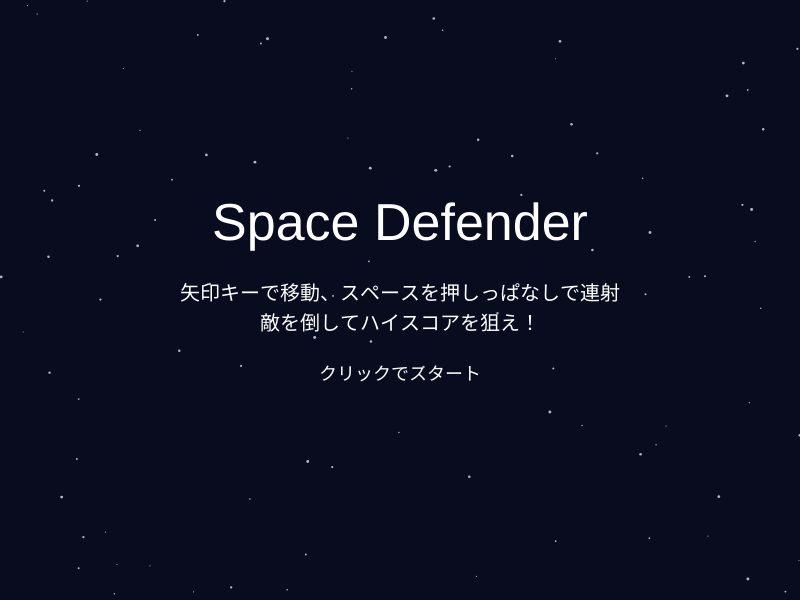
Frame 1 (no input)
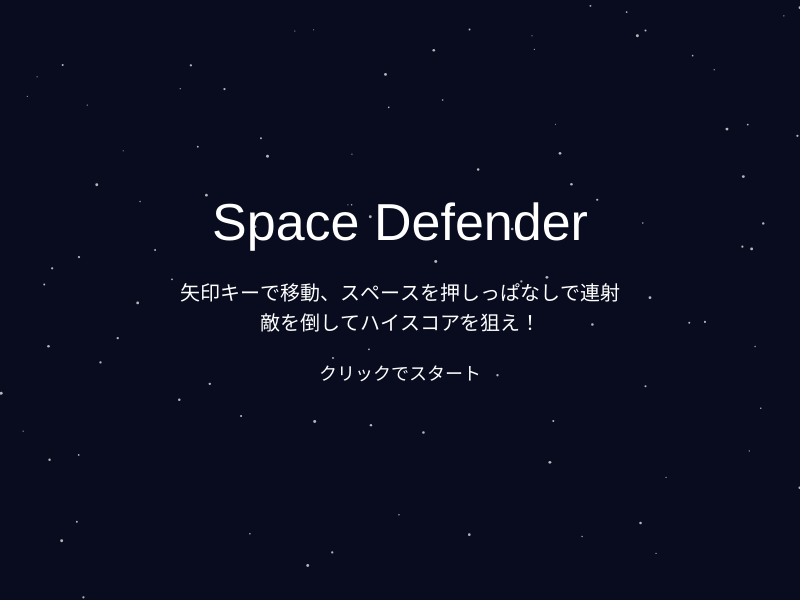
Frame 60 (no input)
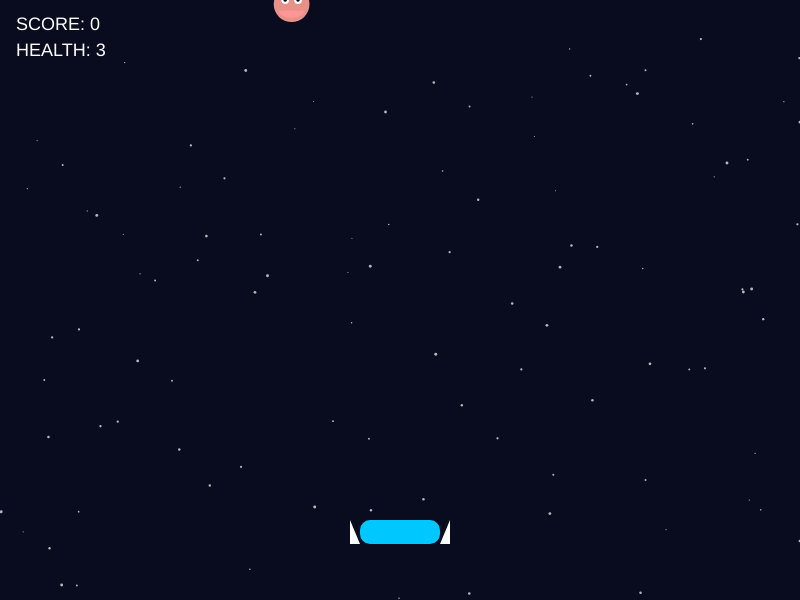
Frame 120 (the mouse pressed at the canvas centre since frame 60)

The p5.js sketch that drew these frames (run headless with seeded random() and noise() and a simulated clock; from frame 60 on, the mouse is pressed at the canvas centre):

// p5.js sketch
// ── sketch.js
let mode;
let playerX;
let playerY;
let playerW;
let playerH;
let playerSpeed;
let bullets;
let enemies;
let stars;
let score;
let health;
let spawnTimer;
let enemySpeed;
let fireCooldown;

function setup() {
  createCanvas(800, 600);
  resetGame();
}

function resetGame() {
  mode = 0;
  playerW = 80;
  playerH = 24;
  playerX = width / 2 - playerW / 2;
  playerY = height - 80;
  playerSpeed = 24;

  bullets = [];
  enemies = [];
  stars = [];
  score = 0;
  health = 3;
  spawnTimer = 0;
  enemySpeed = 2.5;
  fireCooldown = 0;

  for (let i = 0; i < 100; i++) {
    stars.push({ x: random(width), y: random(height), size: random(1, 3), speed: random(0.5, 2) });
  }
}

function draw() {
  drawBackground();

  if (mode === 0) {
    drawTitleScreen();
  } else if (mode === 1) {
    updateGame();
    drawGame();
    checkGameOver();
  } else if (mode === 2) {
    drawGame();
    drawEndScreen();
  }
}

function drawBackground() {
  background(8, 12, 30);
  noStroke();
  fill(255, 255, 255, 180);
  stars.forEach(star => {
    circle(star.x, star.y, star.size);
    star.y += star.speed;
    if (star.y > height) {
      star.y = 0;
      star.x = random(width);
    }
  });
}

function drawTitleScreen() {
  fill(255);
  textAlign(CENTER);
  textSize(52);
  text('Space Defender', width / 2, height / 2 - 60);
  textSize(20);
  text('矢印キーで移動、スペースを押しっぱなしで連射', width / 2, height / 2);
  text('敵を倒してハイスコアを狙え！', width / 2, height / 2 + 30);
  textSize(18);
  text('クリックでスタート', width / 2, height / 2 + 80);
}

function drawEndScreen() {
  fill(255, 220, 0);
  stroke(0);
  strokeWeight(4);
  textAlign(CENTER);
  textSize(48);
  text('GAME OVER', width / 2, height / 2 - 20);
  textSize(28);
  text('SCORE: ' + score, width / 2, height / 2 + 20);
  noStroke();
  textSize(20);
  text('クリックでリスタート', width / 2, height / 2 + 60);
}

function updateGame() {
  updatePlayer();
  updateBullets();
  updateEnemies();
}

function drawGame() {
  drawPlayer();
  drawBullets();
  drawEnemies();
  drawHUD();
}

function updatePlayer() {
  if (keyIsDown(LEFT_ARROW)) {
    playerX -= playerSpeed;
  }
  if (keyIsDown(RIGHT_ARROW)) {
    playerX += playerSpeed;
  }
  playerX = constrain(playerX, 20, width - playerW - 20);

  if (fireCooldown > 0) {
    fireCooldown -= 1;
  }

  if (keyIsDown(32) && mode === 1 && fireCooldown <= 0) {
    bullets.push({ x: playerX + playerW / 2, y: playerY - 10 });
    fireCooldown = 2;
  }
}

function updateBullets() {
  bullets.forEach((bullet, index) => {
    bullet.y -= 16;
    if (bullet.y < -20) {
      bullets.splice(index, 1);
    }
  });
}

function updateEnemies() {
  spawnTimer += 1;
  if (spawnTimer > 45) {
    spawnTimer = 0;
    spawnEnemy();
  }
  enemies.forEach((enemy, eIndex) => {
    enemy.y += enemy.speed;
    if (enemy.y > height + enemy.size) {
      enemies.splice(eIndex, 1);
      health -= 1;
    }

    bullets.forEach((bullet, bIndex) => {
      if (dist(bullet.x, bullet.y, enemy.x, enemy.y) < enemy.size / 1.5) {
        bullets.splice(bIndex, 1);
        enemies.splice(eIndex, 1);
        score += 10;
        enemySpeed += 0.05;
      }
    });
  });
}

function spawnEnemy() {
  let size = random(24, 42);
  enemies.push({
    x: random(40, width - 40),
    y: -size,
    size: size,
    speed: enemySpeed + random(0, 1.5),
    color: color(random(120, 255), random(80, 180), random(80, 220))
  });
}

function drawPlayer() {
  noStroke();
  fill(0, 200, 255);
  rect(playerX, playerY, playerW, playerH, 10);
  fill(255);
  triangle(playerX - 10, playerY, playerX, playerY + playerH, playerX - 10, playerY + playerH);
  triangle(playerX + playerW + 10, playerY, playerX + playerW, playerY + playerH, playerX + playerW + 10, playerY + playerH);
}

function drawBullets() {
  bullets.forEach(bullet => {
    noStroke();
    fill(255, 240, 100);
    rect(bullet.x - 5, bullet.y - 16, 10, 32, 5);
  });
}

function drawEnemies() {
  enemies.forEach(enemy => {
    fill(enemy.color);
    noStroke();
    ellipse(enemy.x, enemy.y, enemy.size, enemy.size);
    fill(255);
    ellipse(enemy.x - enemy.size * 0.18, enemy.y - enemy.size * 0.12, enemy.size * 0.22, enemy.size * 0.22);
    ellipse(enemy.x + enemy.size * 0.18, enemy.y - enemy.size * 0.12, enemy.size * 0.22, enemy.size * 0.22);
    fill(0);
    ellipse(enemy.x - enemy.size * 0.18, enemy.y - enemy.size * 0.12, enemy.size * 0.1, enemy.size * 0.1);
    ellipse(enemy.x + enemy.size * 0.18, enemy.y - enemy.size * 0.12, enemy.size * 0.1, enemy.size * 0.1);
    fill(255, 150, 150);
    arc(enemy.x, enemy.y + enemy.size * 0.18, enemy.size * 0.7, enemy.size * 0.4, 0, PI);
  });
}

function drawHUD() {
  fill(255);
  textSize(18);
  textAlign(LEFT);
  text('SCORE: ' + score, 16, 30);
  text('HEALTH: ' + health, 16, 56);
}

function checkGameOver() {
  if (health <= 0) {
    mode = 2;
    gameMessage = 'GAME OVER';
  }
}

function mousePressed() {
  if (mode === 0) {
    mode = 1;
  } else if (mode === 2) {
    resetGame();
    mode = 1;
  }
}
